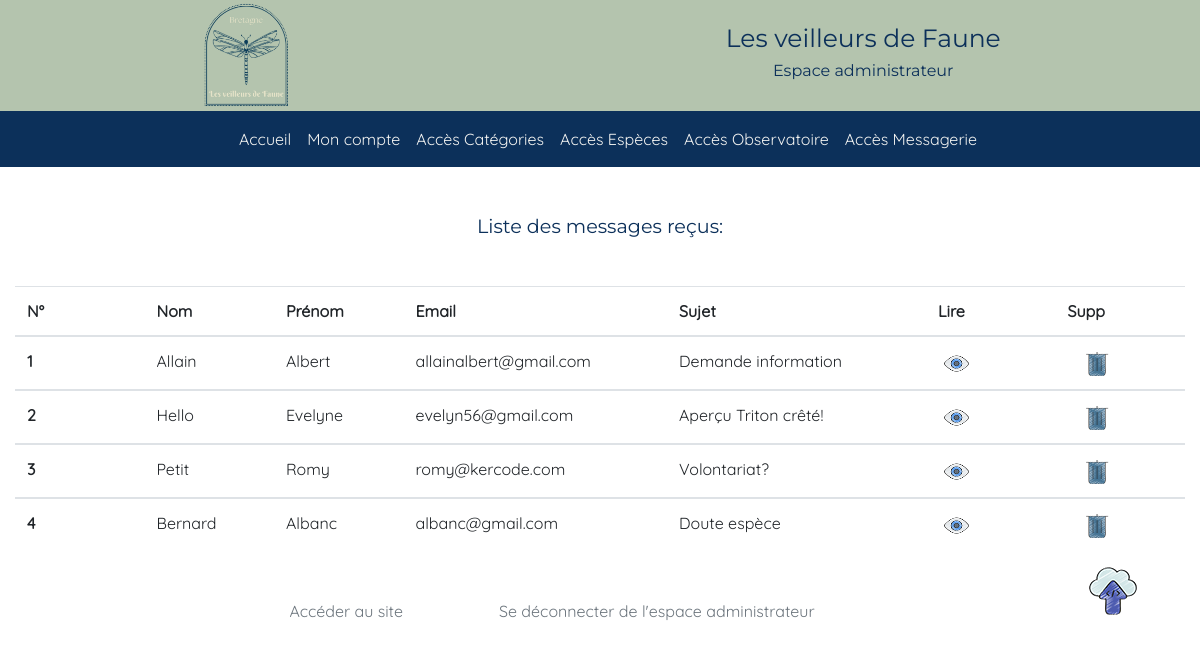
The app's page /admin.php?action=findAllMessages (signed in) with its own data.
### tables this page shows
CREATE TABLE `contact` (
  `idContact` int(11) NOT NULL,
  `lastName` varchar(50) NOT NULL,
  `firstName` varchar(50) NOT NULL,
  `email` varchar(50) NOT NULL,
  `topic` varchar(50) DEFAULT NULL,
  `message` text NOT NULL
);

### App/Controllers/ContactController.php (called while the page is built, shortened)
<?php
class ContactController
{
    public function getAllMessages(): void
    {
        $contacts = Contact::findAllMessages();
        require ('App/Views/BackOffice/ContactView/getAllMessages.php');
    }
}

### App/Models/Contact.php (called while the page is built, shortened)
<?php
class Contact extends DbConnection
{
    public static function findAllMessages(): array
    {
        try {
            $pdo = self::connection();
            if (!empty($pdo)) {
                $sql = $pdo->prepare("SELECT * FROM contact");
                $sql->execute();
                return $sql->fetchAll();
            }
        }
        catch (PDOException $e) {
            echo "L'affichage des messages a échoué : " . $e->getMessage();
        }
    }
}

### App/Views/BackOffice/ContactView/getAllMessages.php (the view, shortened to what this page needs)
<?php
  include('./App/Views/BackOffice/Layout/headAdmin.php') ;
  include('./App/Views/BackOffice/Layout/headerAdmin.php') ;
?>
<?php if (!empty($_SESSION['isAdmin'])) { ;?>
<h3 class="text-center m-5">Liste des messages reçus:</h3>
<div>
  <table class="table table-hover table-responsive-xs">
    <thead>
      <tr>
        <th scope="col" class="d-none d-sm-table-cell">N°</th>
        <th scope="col" class="d-none d-sm-table-cell">Nom</th>
        <th scope="col" class="d-none d-sm-table-cell">Prénom</th>
        <th scope="col">Email</th>
        <th scope="col">Sujet</th>
        <th scope="col">Lire</th>
        <th scope="col">Supp</th>
      </tr>
    </thead>
    <?php foreach ($contacts as $contact) : ?>
      <tbody>
        <tr>
          <th scope="row" class="d-none d-sm-table-cell col-1"><?php echo $contact['idContact']; ?></th>
          <td class="col-1 d-none d-sm-table-cell"><?php echo $contact['lastName']; ?></td>
          <td class="col-1 d-none d-sm-table-cell "><?php echo $contact['firstName']; ?></td>
          <td class="col-2 d-none d-md-table-cell"><?php echo $contact['email']; ?></td>
          <td class="col-2"><?php echo $contact['topic']; ?></td>
          <td class="col-1">
            <button type="button" class="btnModal" data-toggle="modal"
              data-target="#readMsgModal<?php echo $contact['idContact']; ?>">
              <img class="crudIconMessage" src="Public/img/voir.png" alt="icone oeil">
            </button>
          </td>
          <td class="col-1">
            <button type="button" id="confirmMsgDelete" class="btnModal confirmMsgDelete"
              data-id="<?php echo $contact['idContact']; ?>">
              <img class="crudIcon" src="Public/img/poubelle.png" alt="icone poubelle">
            </button>
          </td>
        </tr>
      </tbody>
    <?php endforeach; ?>
  </table>
</div>
<div>
  <a title="Remonter en haut de la page" href="admin.php?action=findAllCategories">
    <img class="mr-5 float-right" src="Public/img/up.png" alt="flèche haut">
  </a>
</div>
<?php
  } else {
?>
<div class="text-center my-5">
  <h2>Vous devez êtes connecté en tant qu'administrateur pour accéder à cette page</h2>
  <a href="admin.php?action=login" title="bouton se connecter" class="btn mt-5"> Se connecter</a>
  <?php
    } ;
  ?>
<?php
  include('./App/Views/BackOffice/Layout/footerAdmin.php') ;
?>

### Public/css/style.css (style rules this page uses)
:root { --main-color: rgba(180, 196, 174); --secondary-color: rgba(12,48,90); --accent-color: rgb(244, 244, 242); }
* { scroll-behavior: smooth; font-family: 'Quicksand', 'Roboto', 'Segoe UI'; }
h1, h2, h3 { font-family: 'Montserrat', 'Roboto', 'Segoe UI'; color: var(--secondary-color); }
h3 { font-size: 1.2rem; }
a, a:visited, a:hover { text-decoration: none; color: rgba(255,255,255); }
.btnModal { background-color: rgba(0,0,0,0); border: 0; }
.crudIcon { width: 50%; height: auto; transition: transform 0.2s ease; }
.crudIconMessage { width: 110%; height: 1.4rem; transition: transform 0.2s ease; }

### records on screen
contact: idContact "1", lastName "Allain", firstName "Albert", email "allainalbert@gmail.com", topic "Demande information"
contact: idContact "2", lastName "Hello", firstName "Evelyne", email "evelyn56@gmail.com", topic "Aperçu Triton crêté!"
contact: idContact "3", lastName "Petit", firstName "Romy", email "romy@kercode.com", topic "Volontariat?"
contact: idContact "4", lastName "Bernard", firstName "Albanc", email "albanc@gmail.com", topic "Doute espèce"
